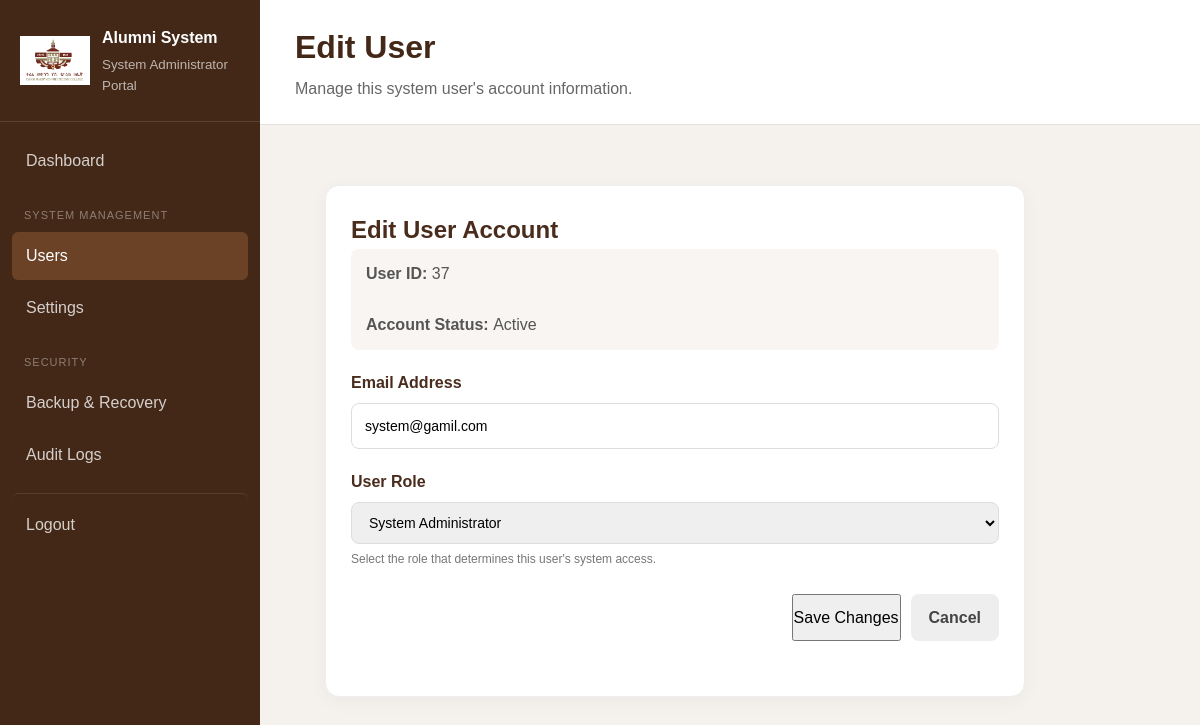
/admin/system_admin/users/edit.php?user_id=37 (signed in), run on the app's committed database.
### tables this page shows
CREATE TABLE `users` (
  `user_id` int(10) UNSIGNED NOT NULL,
  `email` varchar(150) NOT NULL,
  `password_hash` varchar(255) NOT NULL,
  `role` enum('admin','alumni','registrar','student_rep','system_admin') NOT NULL,
  `account_status` enum('active','inactive','suspended') NOT NULL DEFAULT 'active',
  `must_change_password` tinyint(1) NOT NULL DEFAULT 0,
  `created_at` timestamp NOT NULL DEFAULT current_timestamp(),
  `updated_at` timestamp NOT NULL DEFAULT current_timestamp() ON UPDATE current_timestamp(),
  `failed_login_attempts` int(11) NOT NULL DEFAULT 0,
  `locked_until` datetime DEFAULT NULL
);

### includes/functions.php (called while the page is built, shortened)
<?php
function e($value)
{
    return htmlspecialchars(
        (string) $value,
        ENT_QUOTES,
        "UTF-8"
    );
}

### admin/system_admin/users/edit.php (the view, shortened to what this page needs)
 <?php
require_once "../../../config/database.php";
require_once "../../../includes/functions.php";
$user_id = (int) ($_GET["user_id"] ?? $_POST["user_id"] ?? 0);
$role_labels = [
    "admin" =>
        "Alumni President",
    "registrar" =>
        "Registrar",
    "student_rep" =>
        "Alumni Admin",
    "system_admin" =>
        "System Administrator"
];
$stmt = $conn->prepare("
    SELECT
        user_id,
        email,
        role,
        account_status,
        must_change_password
    FROM users
    WHERE user_id = ?
    LIMIT 1
");
$stmt->bind_param("i", $user_id);
$stmt->execute();
$result = $stmt->get_result();
$user = $result->fetch_assoc();
$email = $user["email"];
$role = $user["role"];
?>
<!DOCTYPE html>
<html lang="en">
<head>
    <link
        rel="stylesheet"
        href="../../../assets/css/style.css"
    >
</head>
<body class="admin-body">
<div class="admin-layout">
    <?php require_once "../sidebar.php"; ?>
    <main class="admin-main">
        <header class="admin-topbar">
            <div>
                <h1>
                    Edit User
                </h1>
                <p>
                    Manage this system user's account information.
                </p>
            </div>
        </header>
        <section class="dashboard-content">
            <div class="edit-user-page">
                <div class="edit-user-card">
                    <h2>
                        Edit User Account
                    </h2>
                    <div class="readonly-info">
                        <strong>
                            User ID:
                        </strong>
                        <?= (int) $user["user_id"] ?>
                        <br><br>
                        <strong>
                            Account Status:
                        </strong>
                        <?= e(
                            ucfirst(
                                $user["account_status"]
                            )
                        ) ?>
                    </div>
                    <form
                        method="POST"
                        action=""
                    >
                        <div class="form-group">
                            <label for="email">
                                Email Address
                            </label>
                            <input
                                type="email"
                                id="email"
                                name="email"
                                value="<?= e($email) ?>"
                                required
                            >
                        </div>
                        <div class="form-group">
                            <label for="role">
                                User Role
                            </label>
 <select
                                id="role"
                                name="role"
                                required
                            >
                                <?php foreach (
                                    $role_labels
                                    as $role_value =>
                                    $role_label
                                ): ?>
                                    <option
                                        value="<?= e($role_value) ?>"
                                        <?= (
                                            $role === $role_value
                                        )
                                            ? "selected"
                                            : ""
                                        ?>
                                    >
                                        <?= e($role_label) ?>
                                    </option>
                                <?php endforeach; ?>
                            </select>
                            <div class="form-help">
                                Select the role that determines
                                this user's system access.
                            </div>
                        </div>
                        <div class="form-actions">
                            <button
                                type="submit"
                                class="search-button"
                            >
                                Save Changes
                            </button>
                            <a
                                href="index.php"
                                class="cancel-button"
                            >
                                Cancel
                            </a>
                        </div>
                    </form>
                </div>
            </div>
        </section>
    </main>
</div>
</body>
</html>

### assets/css/style.css (style rules this page uses)
:root { --primary-brown: #6b4226; --dark-brown: #432817; --light-brown: #a67c52; --cream: #f8f5f1; --white: #ffffff; --text-dark: #292929; --text-light: #666666; --border: #e5e0da; }
* { margin: 0; padding: 0; box-sizing: border-box; }
body { font-family: Arial, sans-serif; background: var(--cream); color: var(--text-dark); line-height: 1.6; }
a { text-decoration: none; color: inherit; }
button, input, textarea, select { font: inherit; }
.form-group { margin-bottom: 20px; }
.form-group label { display: block; margin-bottom: 7px; font-weight: 600; }
.form-group input { width: 100%; padding: 12px 14px; border: 1px solid var(--border); border-radius: 6px; outline: none; }
.admin-body { background: #f5f2ee; }
.admin-layout { min-height: 100vh; display: flex; }
.admin-main { margin-left: 260px; width: calc(100% - 260px); }
.admin-topbar { background: var(--white); padding: 22px 35px; border-bottom: 1px solid var(--border); display: flex; justify-content: space-between; align-items: center; }
.admin-topbar h1 { color: var(--dark-brown); margin-bottom: 3px; }
.admin-topbar p { color: var(--text-light); }
.dashboard-content { padding: 30px 35px; }
.form-actions { display: flex; justify-content: flex-end; gap: 10px; margin-bottom: 30px; }

### admin/system_admin/users/edit.php (style rules this page uses)
.edit-user-page { padding: 30px; }
.edit-user-card { max-width: 700px; background: #ffffff; border: 1px solid #eeeeee; border-radius: 14px; padding: 25px; box-shadow: 0 5px 20px rgba(0,0,0,0.04); }
.edit-user-card h2 { margin-top: 0; color: #4a2c1d; }
.form-group { margin-bottom: 20px; }
.form-group label { display: block; margin-bottom: 7px; font-weight: 600; color: #4a2c1d; }
.form-group input, .form-group select { width: 100%; box-sizing: border-box; padding: 11px 13px; border: 1px solid #dddddd; border-radius: 8px; font-size: 14px; }
.form-help { margin-top: 6px; color: #777777; font-size: 12px; }
.readonly-info { background: #f8f5f2; border-radius: 8px; padding: 12px 15px; margin-bottom: 20px; color: #555555; }
.form-actions { display: flex; gap: 10px; margin-top: 25px; }
.cancel-button { display: inline-flex; align-items: center; padding: 11px 18px; background: #eeeeee; color: #444444; text-decoration: none; border-radius: 8px; font-weight: 600; }

### data on the page
users: user_id "37", account_status "Active", email "system@gamil.com", role "System Administrator"
